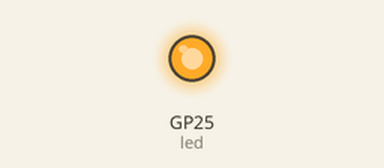
Recording of a program running on a simulated Raspberry Pi Pico running MicroPython. Shown: output pins drawn as LEDs (lit = HIGH).

Above: at 1.5 s.
At 41.7 s:
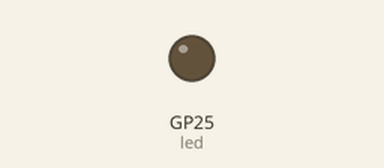
Timing chart, 0 to 48.4 s (numbered marks = the images above):
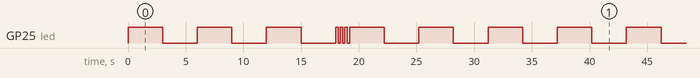

The program:

sos.py
```python
from machine import Pin
import utime
led = Pin(25,Pin.OUT)
first_sos = 3.0
second_sos = 0.2
third_sos = 3.0

while True:
    led.high()
    utime.sleep(first_sos)
    led.low()
    utime.sleep(first_sos)
    led.high()
    utime.sleep(first_sos)
    led.low()
    utime.sleep(first_sos)
    led.high()
    utime.sleep(first_sos)
    led.low()
    utime.sleep(first_sos)
    led.high()
    utime.sleep(second_sos)
    led.low()
    utime.sleep(second_sos)
    led.high()
    utime.sleep(second_sos)
    led.low()
    utime.sleep(second_sos)
    led.high()
    utime.sleep(second_sos)
    led.low()
    utime.sleep(second_sos)
    led.high()
    utime.sleep(third_sos)
    led.low()
    utime.sleep(third_sos)
    led.high()
    utime.sleep(third_sos)
    led.low()
    utime.sleep(third_sos)
    led.high()
    utime.sleep(third_sos)
    led.low()
    utime.sleep(third_sos)
    utime.sleep()

    
```

Measured:
- by itself, GP25 (led): repeats every 37.2 s: 2 × (LOW 3.0 s, HIGH 3.0 s), LOW 3.0 s, 3 × (HIGH 0.20 s, LOW 0.20 s), 3 × (HIGH 3.0 s, LOW 3.0 s), HIGH 3.0 s
- by itself, everything shown: repeats every 37.2 s, in 18 steps
